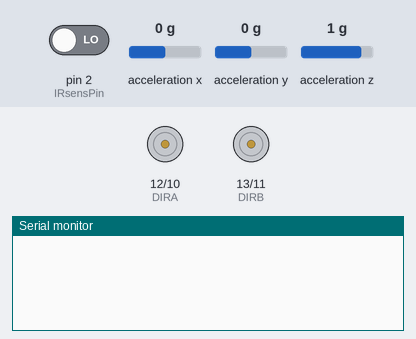
Recording of a sketch running on a simulated Arduino Uno, built with avr-gcc and run on an emulated ATmega328P. Shown: direction and speed pins drawn as motors (green arrow = direction pin HIGH = forward, orange = LOW = backward, longer = more drive), the last lines printed to the serial monitor. Wiring (inferred from the names in the program): ADXL345 accelerometer at I2C address 0x53. The test bench sets the inputs (shaded band); at power-on: acceleration x 0 g, acceleration z 1 g, pin 2 (IRsensPin) LOW, acceleration y 0 g.

Above: at 0.01 s.
1.8 s: acceleration x set to -1.4 g
At 2.4 s:
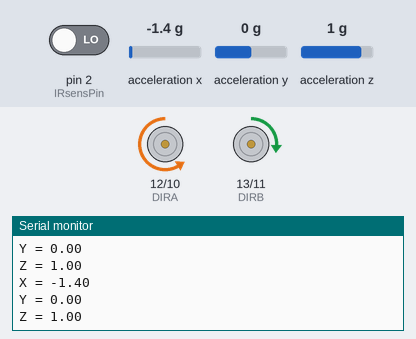
4.8 s: acceleration z set to -1.4 g
At 5.9 s:
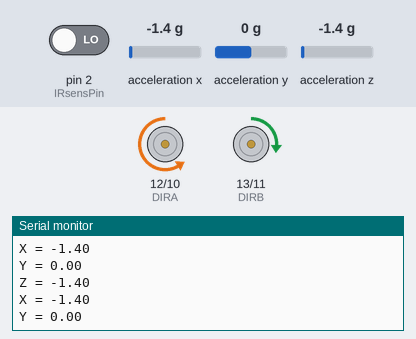

Measured:
- after the input at 1.8 s, the serial monitor: prints a new line after 0.08 s (image 1)
- after the input at 4.8 s, the serial monitor: prints a new line after 0.10 s (image 2)

The sketch:

coordinates.ino
```cpp
#include <Wire.h>  // Wire library - used for I2C communication

int ADXL345 = 0x53; // The ADXL345 sensor I2C address

float X_out, Y_out, Z_out;  // Outputs
float X_new, Y_new, Z_new;

  //Motor pins-----------------------------------------------------------------------------------------------------------
int SpeedA = 10;
int SpeedB = 11;
int DIRA = 12;
int DIRB = 13;
int IRsensPin = 2;
int IR;

  //Basement of movement logic---------------------------------------------------------------------------------------------
int Length = 12.3;
int Radius = 1.7;
int S = 2 * PI * Radius * Length + 2 * PI * pow (Radius, 2);
int Sq = S / 500;
int a = sqrt(Sq);


void setup() {
  Serial.begin(9600); // Initiate serial communication for printing the results on the Serial monitor

  //Define pins----------------------------------------------------------------------------------------------------------
 pinMode(DIRA,OUTPUT);
 pinMode(DIRB,OUTPUT);
 pinMode(SpeedA,OUTPUT);
 pinMode(SpeedB,OUTPUT);
  //InfroRed
 pinMode(IRsensPin,INPUT);
 IR = digitalRead(IRsensPin);


  Wire.begin(); // Initiate the Wire library
  // Set ADXL345 in measuring mode
  Wire.beginTransmission(ADXL345); // Start communicating with the device
  Wire.write(0x2D); // Access/ talk to POWER_CTL Register - 0x2D
  // Enable measurement
  Wire.write(8); // Bit D3 High for measuring enable (8dec -> 0000 1000 binary)
  Wire.endTransmission();
  delay(10);

  //Off-set Calibration------------------------------------------------------------------------------------------------
  //X-axis
  Wire.beginTransmission(ADXL345);
  Wire.write(0x1E);
  Wire.write(1);
  Wire.endTransmission();
  delay(10);
  //Y-axis
  Wire.beginTransmission(ADXL345);
  Wire.write(0x1F);
  Wire.write(-2);
  Wire.endTransmission();
  delay(10);

  //Z-axis
  Wire.beginTransmission(ADXL345);
  Wire.write(0x20);
  Wire.write(-9);
  Wire.endTransmission();
  delay(10);


  //Cleaning logic----------------------------------------------------------------------------------------------------
  turnR();
  while(digitalRead(IRsensPin)==1){forward(); delay(20000);}
  turnR(); delay(500);
  for (int i = 0; i == 500; i = i + 1){
    Clean1();
  }


}

void loop() {

  // === Read acceleromter data ===---------------------------------------------------------------------------------- //
  Wire.beginTransmission(ADXL345);
  Wire.write(0x32); // Start with register 0x32 (ACCEL_XOUT_H)
  Wire.endTransmission(false);
  Wire.requestFrom(ADXL345, 6, true); // Read 6 registers total, each axis value is stored in 2 registers
  X_out = ( Wire.read() | Wire.read() << 8); // X-axis value
  X_out = X_out / 256; //For a range of +-2g, we need to divide the raw values by 256, according to the datasheet
  Y_out = ( Wire.read() | Wire.read() << 8); // Y-axis value
  Y_out = Y_out / 256;
  Z_out = ( Wire.read() | Wire.read() << 8); // Z-axis value
  Z_out = Z_out / 256;


  Serial.print("X = ");
  Serial.println(X_out);
  Serial.print("Y = ");
  Serial.println(Y_out);
  Serial.print("Z = ");
  Serial.println(Z_out);
}

  //Movement---------------------------------------------------------------------------------------------------------------
 void forward(){
 digitalWrite(DIRA,HIGH);
 digitalWrite(DIRB,HIGH);
 analogWrite(SpeedA,170);
 analogWrite(SpeedB,170);
}

void back(){
 digitalWrite(DIRA,LOW);
 digitalWrite(DIRB,LOW);
 analogWrite(SpeedA,170);
 analogWrite(SpeedB,170);
 delay(80);
}

void turnL(){
 digitalWrite(DIRA,LOW);//Едет назад
 analogWrite(SpeedA,45);
 digitalWrite(DIRB,HIGH);//Едет вперед
 analogWrite(SpeedB,170);
}

void turnR(){
 digitalWrite(DIRA,LOW);//Едет вперед
 analogWrite(SpeedA,170);
 digitalWrite(DIRB,HIGH);//Едет вперед
 analogWrite(SpeedB,45);
}

void Stop(){
 digitalWrite(DIRA,HIGH);
 digitalWrite(DIRB,LOW);
 analogWrite(SpeedA,0);
 analogWrite(SpeedB,0);
}
void Clean1(){
  forward(); delay(2000); Stop();delay(200);
  turnR(); delay(250); Stop();delay(200);
  forward(); delay(2000); Stop();delay(200);
  turnR(); delay(250); Stop();delay(200);
  forward(); delay(2000); Stop();delay(200);
  turnR(); delay(250); Stop();delay(200);
  forward(); delay(1000); Stop();delay(200);
  turnR(); delay(250); Stop();delay(200);
  forward(); delay(1000); Stop();delay(200);
  forward(); delay(100); Stop();delay(200);

  X_out = X_new;
  Y_out = Y_new;
  Z_out = Z_new;

}

void Clean2(){
  forward(); delay(2000); Stop();delay(200);
  turnL(); delay(250); Stop();delay(200);
  forward(); delay(2000); Stop();delay(200);
  turnL(); delay(250); Stop();delay(200);
  forward(); delay(2000); Stop();delay(200);
  turnL(); delay(250); Stop();delay(200);
  forward(); delay(1000); Stop();delay(200);
  turnL(); delay(250); Stop();delay(200);
  forward(); delay(1000); Stop();delay(200);
  forward(); delay(100); Stop();delay(200);

  X_out = X_new;
  Y_out = Y_new;
  Z_out = Z_new;

}
```
